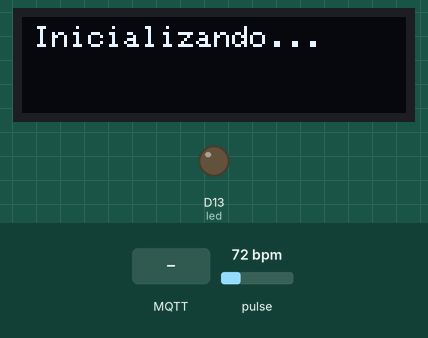
The sketch below on a simulated Arduino MKR. On the bench: 128×32 one-colour display, output pins drawn as LEDs (lit = HIGH). The test bench sets the inputs (shaded band); at power-on: pulse 72 bpm. WiFi joins after 1.5 s; servers stay silent unless stated; the display library's start-up logo is not drawn; no MQTT or app messages arrive unless stated; what the sketch prints to the serial monitor is not drawn.

Above: at 11.3 s.
11.4 s: MQTT message "1" arrives on the first subscribed topic
At 11.42 s:
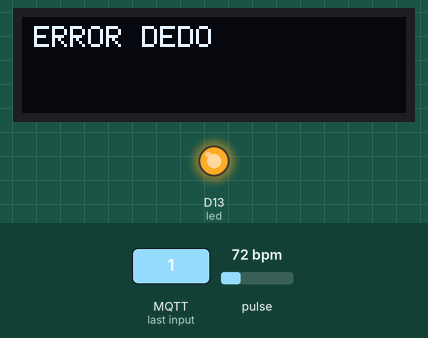
At 12.9 s:
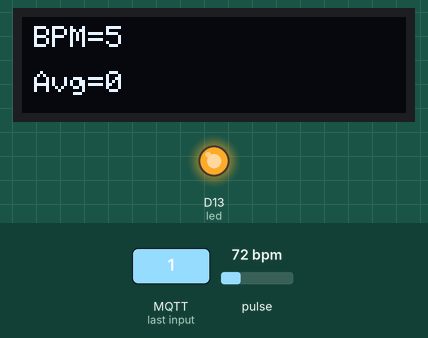
Timing chart, 0 to 14.4 s (numbered marks = the images above; inputs shaded):
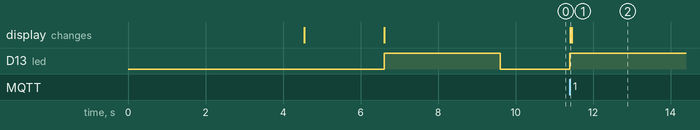

Measured:
- after the input at 11.4 s, D13 (led): LOW → HIGH at once; the display: changes at once (image 1)

The sketch:

Parte3.ino
```cpp
#include <Wire.h>
#include "MAX30105.h"
#include <WiFiNINA.h>
#include <ArduinoHttpClient.h>
#include <PubSubClient.h>
#include "heartRate.h"
#include <Adafruit_SSD1306.h>
#include <string>
#include <ArduinoBLE.h>
#include <sstream>

#define SCREEN_WIDTH 128 // OLED display width, in pixels
#define SCREEN_HEIGHT 32 // OLED display height, in pixels
#define OLED_RESET -1

MAX30105 particleSensor;
Adafruit_SSD1306 display(SCREEN_WIDTH, SCREEN_HEIGHT, &Wire, OLED_RESET);

const byte RATE_SIZE = 4; // Increase this for more averaging. 4 is good.
byte rates[RATE_SIZE]; // Array of heart rates
byte rateSpot = 0;
long lastBeat = 0; // Time at which the last beat occurred

float beatsPerMinute;
int beatAvg;

// Pantalla
int TextSize = 1; // tamaño del texto a imprimir
bool TextInverted = false; // false = Texto normal, true = Texto invertido
String Texto; // Texto a imprimir
int TextX; // Ubicacion en X del texto
int TextY; // Ubicacion en Y del texto
bool ClearScreen = false; // Limpiar pantalla
String Linea1;
String Linea2;

int led = 13;

// AMPLIACIÓN PRÁCTICA 3
// mqtt
void subMQTT(char*);
void callback(char*, byte*, unsigned int);
// Credenciales de WiFi
void conectarWifi();
const char* ssid = "DIGIFIBRA-DDBB";
const char* password = "DKKQJ8QEF7";
// Credenciales de cuenta ubidots
const char* ubidots_token = "BBFF-L5Ortesi8rSvkYiuLzBivbhi6nZQdC";
const char* ubidots_password = "@midad2133";
WiFiClient wifiClient;
PubSubClient client(wifiClient); // mqtt
const char* mqttServer = "industrial.api.ubidots.com";
const int mqttPort = 1883;

BLEService bleService("19b10010-e8f2-537e-4f6c-d104768a1214"); // UUID for the BLE service
BLECharacteristic randomChar("19b10011-e8f2-537e-4f6c-d104768a1214", BLERead | BLENotify, 2); // UUID for the BLE characteristic, 2 bytes

bool puedeContinuar = false;

void setup() {
  delay(3000);
  Serial.begin(9600);
  Serial.println("Programa iniciado.");

  conectarWifi();
  subMQTT((char*)"/v1.6/devices/mqtt/received-text/lv");

  if (!display.begin(SSD1306_SWITCHCAPVCC, 0x3C)) { // Address 0x3C for 128x32
    Serial.print("SSD1306 allocation failed");
    for (;;); // Don't proceed, loop forever
  }

  display.display(); // Requerido por Adafruit Copywrite
  delay(2000); // Pause for 2 seconds
  display.clearDisplay();

  // Initialize sensor
  if (!particleSensor.begin(Wire, I2C_SPEED_FAST)) { // Use default I2C port, 400kHz speed
    Serial.println("MAX30105 was not found. Please check wiring/power.");
    while (1);
  }
  particleSensor.setup(); // Configure sensor with default settings
  particleSensor.setPulseAmplitudeRed(0x0A); // Turn Red LED to low to indicate sensor is running
  particleSensor.setPulseAmplitudeGreen(0); // Turn off Green LED

  display.clearDisplay();
  imprimirOLED(1, 4, 3, "Inicializando...");
  display.display();
  pinMode(led, OUTPUT);
  digitalWrite(led, HIGH);
  delay(3000);
  digitalWrite(led, LOW);
  delay(500);
}

void loop() {
  client.loop();

  if (puedeContinuar) {
    oledERRORDEDO();
    long irValue = particleSensor.getIR();

    if (checkForBeat(irValue) == true) {
      // We sensed a beat!
      long delta = millis() - lastBeat;
      lastBeat = millis();

      beatsPerMinute = 60 / (delta / 1000.0);

      if (beatsPerMinute < 255 && beatsPerMinute > 20) {
        rates[rateSpot++] = (byte)beatsPerMinute; // Store this reading in the array
        rateSpot %= RATE_SIZE; // Wrap variable

        // Take average of readings
        beatAvg = 0;
        for (byte x = 0; x < RATE_SIZE; x++)
          beatAvg += rates[x];
        beatAvg /= RATE_SIZE;
      }
    }

    if (irValue < 50000) {
      Linea1 = "ERROR DEDO";
      Linea2 = "";
    } else {
      Linea1 = "BPM=" + String(int(beatsPerMinute));
      Linea2 = "Avg=" + String(beatAvg);
    }

    display.clearDisplay();
    imprimirOLED(1, 4, 3, Linea1);
    imprimirOLED(1, 4, 18, Linea2);
    display.display();

    // LED
    if (int(beatsPerMinute) < 70) { // FIJO
      digitalWrite(led, HIGH);
      delay(5000); // delay 5 segundos
      digitalWrite(led, LOW);
    } else {
      if (int(beatsPerMinute) >= 70 && int(beatsPerMinute) < 110) { // Blinck CADA SEGUNDO EN 5 SEGUNDOS
        Blinck(1000); // 2s
        Blinck(1000); // 2s
        BlinckHIGH(1000); // 1s
        digitalWrite(led, LOW);
      } else {
        if (int(beatsPerMinute) > 110) { // Blinck CADA MEDIO SEGUNDO EN 5 SEGUNDOS
          Blinck(500); // 1s
          Blinck(500); // 1s
          Blinck(500); // 1s
          Blinck(500); // 1s
          Blinck(500); // 1s
        }
      }
    }

    beatsPerMinute = 0;
  }
}

//// FUNCIONES //////////////////////////
void subMQTT(char* topic) {
  client.setServer(mqttServer, mqttPort);
  client.setCallback(callback);

  while (!client.connected()) {
    Serial.println("Connecting to MQTT...");
    if (client.connect("ESP32", ubidots_token, ubidots_password)) {
      Serial.println("Connected to MQTT");
      client.subscribe(topic);
    } else {
      Serial.print("Failed with state");
      Serial.print(client.state());
      delay(2000);
    }
  }
}

void conectarWifi() {
  while (WiFi.begin(ssid, password) != WL_CONNECTED) {
    Serial.print("Conectando a");
    Serial.print(ssid);
    Serial.println("...");
    delay(5000);
  }
  Serial.println("Conectado a la red wifi correctamente!");
}

// MQTT
void callback(char* topic, byte* payload, unsigned int length) {
  Serial.print("Ha llegado mensaje en el topic[");
  Serial.print(topic);
  Serial.print("]. Mensaje:");
  for (int i = 0; i < length; i++) {
    Serial.print((char)payload[i]);
    if ((char)payload[i] == '1') {
      Serial.println("");
      puedeContinuar = true;
      oledERRORDEDO();
      Serial.println("Programa activado.");
      break;
    }
    if ((char)payload[i] == '0') {
      Serial.println("");
      puedeContinuar = false;
      oledDESACTIVADO();
      Serial.println("Programa desactivado.");
      break;
    }
  }
  Serial.println("");
}

// Imprimir Text en pantalla
void imprimirOLED(int Size, int X, int Y, String Texto) {
  display.setTextSize(Size);
  display.setTextColor(WHITE);
  display.setCursor(X, Y);
  display.println(Texto);
}

void oledERRORDEDO() {
  display.clearDisplay();
  imprimirOLED(1, 4, 3, "ERROR DEDO");
  digitalWrite(led, HIGH);
  display.display();
}
void oledDESACTIVADO() {
  Linea1 = String("SUSPENDIDO");
  Linea2 = "";
  display.clearDisplay();
  imprimirOLED(1, 4, 3, Linea1);
  imprimirOLED(1, 4, 18, Linea2);
  display.display();
}

void Blinck(int ms) {
  BlinckHIGH(ms);
  BlinckLOW(ms);
}

void BlinckHIGH(int ms) {
  digitalWrite(led, HIGH);
  delay(ms);
}

void BlinckLOW(int ms) {
  digitalWrite(led, LOW);
  delay(ms);
}
```
